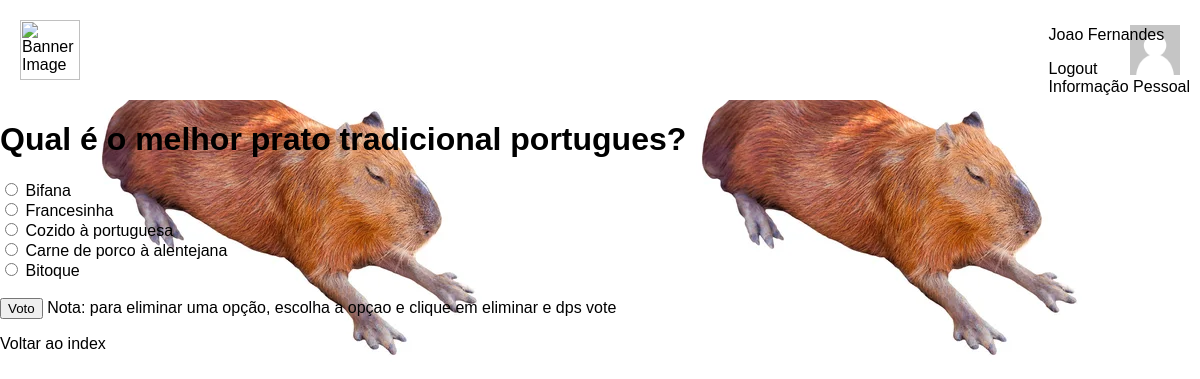
Page /4 (signed in) on the committed database.
### votacao/models.py (models this page shows, shortened)
class Questao(models.Model):
        questao_texto =  models.CharField(max_length=200)
        pub_data = models.DateTimeField('data depublicacao')

class Opcao(models.Model):
        questao = models.ForeignKey(Questao,on_delete=models.CASCADE)
        opcao_texto = models.CharField(max_length=200)
        votos = models.IntegerField(default=0)

### votacao/views.py (the view)
# urls.py: path('<int:questao_id>', views.detalhe, name='detalhe'),
def detalhe(request, questao_id):
    questao = get_object_or_404(Questao, pk=questao_id)
    return render(request, 'votacao/detalhe.html', {'questao': questao})

### votacao/templates/votacao/detalhe.html (shortened to what this page needs)
{% extends "votacao/index.html" %}
{% block conteudo %}
<h1>{{ questao.questao_texto }}</h1>
<form action="{% url 'votacao:voto' questao.id %}"
      method="post">
    {% for opcao in questao.opcao_set.all %}
        <input type="radio" name="opcao"
               id="opcao{{ forloop.counter }}"
               value="{{ opcao.id }}"/>
        <label for="opcao{{ forloop.counter }}">
            {{ opcao.opcao_texto }}
        </label>
        <br/>
    {% endfor %}
    <br/>
    <input type="submit" value="Voto"/>
    Nota: para eliminar uma opção, escolha a opçao e clique em eliminar e dps vote
</form>
<a href="{% url 'votacao:index' %}">Voltar ao index</a>
{% endblock %}

### votacao/templates/votacao/index.html (shortened to what this page needs)
<head>
    {% load static %}
    <link rel="stylesheet" type="text/css" href="{% static 'votacao/css/mystyle.css' %}">
</head>
<header>
    {% load static %}
    <div class="banner">
      <img src="https://conhecimentoinovacao.iscte-iul.pt/wp-content/uploads/2021/02/rgb_iscte_pt_horizontal_positive.png" alt="Banner Image">
    </div>
    {% block logina %}
    <div class="username">
      {% if not request.user.is_authenticated %}
        <div style="position:fixed; top:10px; right:10px">
            <a href="{% url 'votacao:registo' %}">
                Registar
            </a>
            <br/>
            <a href="{% url 'votacao:loginpage' %}">
                Login
            </a>
        </div>
    {% else %}
        <div style="position:fixed; top:10px; right:10px">
            <p style="display:inline-block"> {{ user.get_username }}</p>
            <br/>
            <a href="{% url 'votacao:logoutview' %}">
                Logout
            </a>
             <br/>
             <a href="{% url 'votacao:personal' %}">
                Informação Pessoal
            </a>
        </div>
        <div>
            {% if request.user.aluno.image %}
                <img src="{{request.user.aluno.image }}" height="50">
            {% else %}
                <img src="{% static 'votacao/images/user.png' %}" height="50">
            {% endif %}
        </div>
    {% endif %}
    </div>
    {% endblock %}
</header>
{% block conteudo %}{% endblock %}

### votacao/static/votacao/css/mystyle.css (style rules this page uses)
header { display: flex; justify-content: space-between; align-items: center; padding: 20px; background-color: #FFF; box-shadow: 0px 5px 10px rgba(255, 255, 255, 0.1); }
.banner img { height: 60px; }
a { color: rgb(0, 0, 0); text-decoration: none; }

### rows in the picture
Questao: questao_texto "Qual é o melhor prato tradicional portugues?"
Opcao: opcao_texto "Bifana"
Opcao: opcao_texto "Francesinha"
Opcao: opcao_texto "Cozido à portuguesa"
Opcao: opcao_texto "Carne de porco à alentejana"
Opcao: opcao_texto "Bitoque"

### other values in the picture
{{ user.get_username }} "Joao Fernandes"
